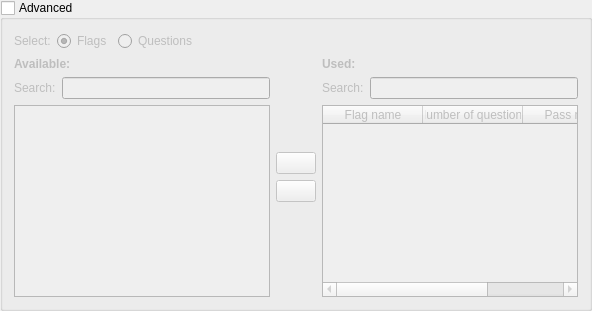
         <widget class="QGroupBox" name="TSAdvancedSetupGroupBox">
          <property name="title">
           <string>Advanced</string>
          </property>
          <property name="checkable">
           <bool>true</bool>
          </property>
          <property name="checked">
           <bool>false</bool>
          </property>
          <layout class="QVBoxLayout">
           <item>
            <layout class="QHBoxLayout">
             <item>
              <widget class="QLabel" name="label_advanced_select">
               <property name="text">
                <string>Select:</string>
               </property>
              </widget>
             </item>
             <item>
              <widget class="QRadioButton" name="rbtnSelectFlags">
               <property name="text">
                <string>Flags</string>
               </property>
               <property name="checked">
                <bool>true</bool>
               </property>
              </widget>
             </item>
             <item>
              <widget class="QRadioButton" name="rbtnSelectQuestions">
               <property name="text">
                <string>Questions</string>
               </property>
              </widget>
             </item>
             <item>
              <spacer>
               <property name="orientation">
                <enum>Qt::Horizontal</enum>
               </property>
               <property name="sizeHint" stdset="0">
                <size>
                 <width>40</width>
                 <height>20</height>
                </size>
               </property>
              </spacer>
             </item>
            </layout>
           </item>
           <item>
            <layout class="QHBoxLayout">
             <item>
              <layout class="QVBoxLayout">
               <item>
                <widget class="QLabel" name="label_exclude">
                 <property name="text">
                  <string>&lt;b&gt;Available:&lt;/b&gt;</string>
                 </property>
                </widget>
               </item>
               <item>
                <layout class="QHBoxLayout">
                 <item>
                  <widget class="QLabel" name="label_search_available">
                   <property name="text">
                    <string>Search:</string>
                   </property>
                  </widget>
                 </item>
                 <item>
                  <widget class="ExtendedLineEdit" name="TSSearchAvailableLineEdit">
                   <property name="statusTip">
                    <string>Type a keyword to filter the list below</string>
                   </property>
                  </widget>
                 </item>
                </layout>
               </item>
               <item>
                <widget class="MTListWidget" name="TSExcludeListWidget"/>
               </item>
              </layout>
             </item>
             <item>
              <layout class="QVBoxLayout">
               <item>
                <spacer>
                 <property name="orientation">
                  <enum>Qt::Vertical</enum>
                 </property>
                 <property name="sizeHint" stdset="0">
                  <size>
                   <width>20</width>
                   <height>40</height>
                  </size>
                 </property>
                </spacer>
               </item>
               <item>
                <widget class="QPushButton" name="btnAddToList">
                 <property name="icon">
                  <iconset resource="resources.qrc">
                   <normaloff>:/images/images/forward.png</normaloff>:/images/images/forward.png</iconset>
                 </property>
                 <property name="iconSize">
                  <size>
                   <width>16</width>
                   <height>16</height>
                  </size>
                 </property>
                </widget>
               </item>
               <item>
                <widget class="QPushButton" name="btnRemoveFromList">
                 <property name="icon">
                  <iconset resource="resources.qrc">
                   <normaloff>:/images/images/back.png</normaloff>:/images/images/back.png</iconset>
                 </property>
                 <property name="iconSize">
                  <size>
                   <width>16</width>
                   <height>16</height>
                  </size>
                 </property>
                </widget>
               </item>
               <item>
                <spacer>
                 <property name="orientation">
                  <enum>Qt::Vertical</enum>
                 </property>
                 <property name="sizeHint" stdset="0">
                  <size>
                   <width>20</width>
                   <height>40</height>
                  </size>
                 </property>
                </spacer>
               </item>
              </layout>
             </item>
             <item>
              <layout class="QVBoxLayout">
               <item>
                <widget class="QLabel" name="label_include">
                 <property name="text">
                  <string>&lt;b&gt;Used:&lt;/b&gt;</string>
                 </property>
                </widget>
               </item>
               <item>
                <layout class="QHBoxLayout">
                 <item>
                  <widget class="QLabel" name="label_search_used">
                   <property name="text">
                    <string>Search:</string>
                   </property>
                  </widget>
                 </item>
                 <item>
                  <widget class="ExtendedLineEdit" name="TSSearchUsedLineEdit">
                   <property name="statusTip">
                    <string>Type a keyword to filter the list below</string>
                   </property>
                  </widget>
                 </item>
                </layout>
               </item>
               <item>
                <widget class="MTTableWidget" name="TSIncludeTableWidget">
                 <property name="showGrid">
                  <bool>false</bool>
                 </property>
                 <column>
                  <property name="text">
                   <string>Flag name</string>
                  </property>
                 </column>
                 <column>
                  <property name="text">
                   <string>Number of questions</string>
                  </property>
                 </column>
                 <column>
                  <property name="text">
                   <string>Pass mark</string>
                  </property>
                 </column>
                </widget>
               </item>
              </layout>
             </item>
            </layout>
           </item>
          </layout>
         </widget>
